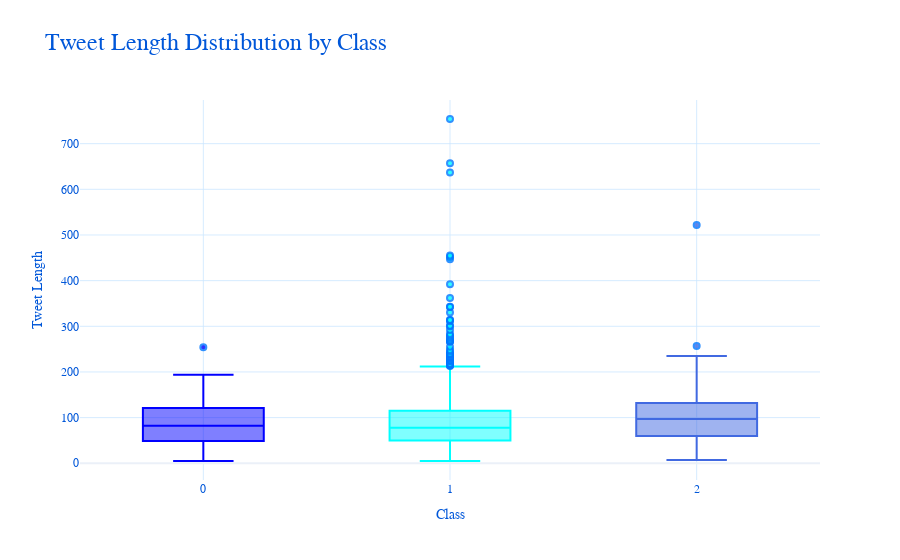

Write notebook code for a chart like this one.
### Markdown cell above
Now we are able to the number of occurences for each of the top 10 words for the respective classes. We can see that the word 'bitch' and 'bitches' dominate the offensive words category if we exclude 'RT'. However, for the hate speech words and normal words, they have a relatively balanced distribution. This might be due to the large amount of data for the offensive class causing such skewing to be present.

### Code cell
df['tweet_length'] = df['tweet'].apply(len)

fig = px.box(df, 
             x='class', 
             y='tweet_length', 
             color='class', 
             title='Tweet Length Distribution by Class',
             template='plotly_white', 
             color_discrete_sequence=['royalblue', 'cyan', 'blue']) # Custom Blue Shades

fig.update_traces(marker=dict(opacity=0.8, 
                              line=dict(width=2, color='#0077ff')))

fig.update_layout(
    title_font=dict(size=24, color='#0057d9', family='Courier New'),
    xaxis_title="Class",
    yaxis_title="Tweet Length",
    paper_bgcolor='white',
    plot_bgcolor='white',
    font=dict(color='#0057d9', family='Courier New'),
    hoverlabel=dict(bgcolor='#e6f2ff', font=dict(color='#002bb8')),
    showlegend=False
)

fig.update_xaxes(showgrid=True, gridwidth=0.8, gridcolor='#cce6ff')
fig.update_yaxes(showgrid=True, gridwidth=0.8, gridcolor='#cce6ff')

fig.show()

### Figure 1 — Plotly figure (JSON) as saved in the notebook; plotly's stock layout.template omitted (floating-point values rounded to 4 significant figures; data arrays with more than 128 entries replaced by an {"elided": "..."} marker saying what was removed)
{"data": [{"alignmentgroup": "True", "hovertemplate": "class=%{x}<br>tweet_length=%{y}<extra></extra>", "legendgroup": "2", "marker": {"color": "royalblue", "line": {"color": "#0077ff", "width": 2}, "opacity": 0.8}, "name": "2", "notched": false, "offsetgroup": "2", "orientation": "v", "showlegend": true, "type": "box", "x": {"elided": "4163 int values"}, "x0": " ", "xaxis": "x", "y": {"elided": "4163 int values"}, "y0": " ", "yaxis": "y"}, {"alignmentgroup": "True", "hovertemplate": "class=%{x}<br>tweet_length=%{y}<extra></extra>", "legendgroup": "1", "marker": {"color": "cyan", "line": {"color": "#0077ff", "width": 2}, "opacity": 0.8}, "name": "1", "notched": false, "offsetgroup": "1", "orientation": "v", "showlegend": true, "type": "box", "x": {"elided": "19190 int values"}, "x0": " ", "xaxis": "x", "y": {"elided": "19190 int values"}, "y0": " ", "yaxis": "y"}, {"alignmentgroup": "True", "hovertemplate": "class=%{x}<br>tweet_length=%{y}<extra></extra>", "legendgroup": "0", "marker": {"color": "blue", "line": {"color": "#0077ff", "width": 2}, "opacity": 0.8}, "name": "0", "notched": false, "offsetgroup": "0", "orientation": "v", "showlegend": true, "type": "box", "x": {"elided": "1430 int values"}, "x0": " ", "xaxis": "x", "y": {"elided": "1430 int values"}, "y0": " ", "yaxis": "y"}], "layout": {"boxmode": "overlay", "font": {"color": "#0057d9", "family": "Courier New"}, "hoverlabel": {"bgcolor": "#e6f2ff", "font": {"color": "#002bb8"}}, "legend": {"title": {"text": "class"}, "tracegroupgap": 0}, "paper_bgcolor": "white", "plot_bgcolor": "white", "showlegend": false, "title": {"font": {"color": "#0057d9", "family": "Courier New", "size": 24}, "text": "Tweet Length Distribution by Class"}, "xaxis": {"anchor": "y", "categoryarray": [2, 1, 0], "categoryorder": "array", "domain": [0, 1], "gridcolor": "#cce6ff", "gridwidth": 0.8, "showgrid": true, "title": {"text": "Class"}}, "yaxis": {"anchor": "x", "domain": [0, 1], "gridcolor": "#cce6ff", "gridwidth": 0.8, "showgrid": true, "title": {"text": "Tweet Length"}}}}
